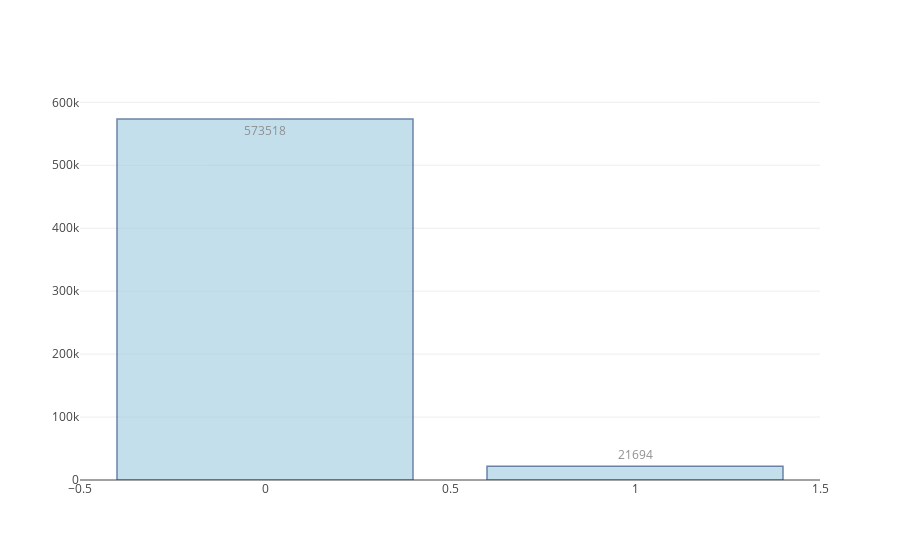

Notebook code for this chart:
### Code cell
#Grafico para verificar o balancemento entre os tipos de Target
x = df_barras['index']
y = df_barras['count']

trace1 = go.Bar(
    x= x,
    y=y,
    text=y,
    name='Balanceamento do Target no Treino',
    textposition = 'auto',
    marker=dict(
        color='rgb(158,202,225)',
        line=dict(
            color='rgb(8,48,107)',
            width=1.5),
        ),
    opacity=0.6
)

data = [trace1]
plotly.offline.iplot(data, filename='grouped-bar-direct-labels')

### Figure 1 — Plotly figure (JSON) as saved in the notebook; plotly's stock layout.template omitted (floating-point values rounded to 4 significant figures)
{"data": [{"marker": {"color": "rgb(158,202,225)", "line": {"color": "rgb(8,48,107)", "width": 1.5}}, "name": "Balanceamento do Target no Treino", "opacity": 0.6, "text": [573518, 21694], "textposition": "auto", "type": "bar", "uid": "0359d63e-f4f5-4ef9-87a2-5259245f5d62", "x": [0, 1], "y": [573518, 21694]}], "layout": {}}
